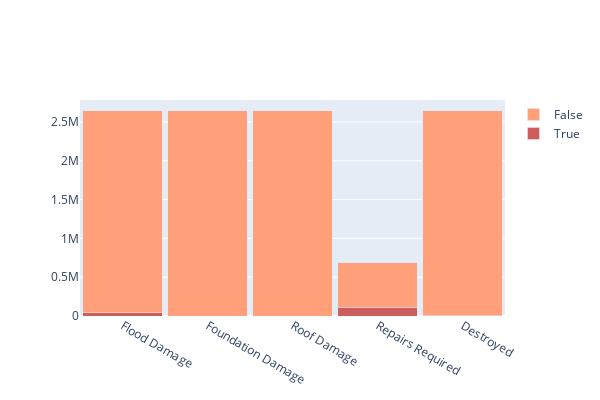

Notebook source saved alongside this figure:
### Code cell
# Visualize some columns related to damage
import plotly.graph_objects as go

fig1 = go.Figure(data=[go.Bar(x=['Flood Damage',  'Foundation Damage', 'Roof Damage', 'Repairs Required', 'Destroyed'], 
                              y =[femaDf['floodDamage'].sum(),
                                  femaDf['foundationDamage'].sum(), 
                                  femaDf['roofDamage'].sum(),
                                  femaDf['habitabilityRepairsRequired'].sum(),
                                  femaDf['destroyed'].sum()], 
                                  name='True', marker_color='indianred'),
                       go.Bar(x=['Flood Damage',  'Foundation Damage', 'Roof Damage', 'Repairs Required', 'Destroyed'], 
                              y =[(~femaDf['floodDamage']).sum(),
                                  (~femaDf['foundationDamage']).sum(), 
                                  (~femaDf['roofDamage']).sum(),
                                  femaDf['habitabilityRepairsRequired'].value_counts()[False],
                                  (~femaDf['destroyed']).sum()], 
                                  name='False', marker_color='lightsalmon')])
fig1.update_layout(barmode='stack',   bargap=0.07, width=600, height=400)

### Figure 1 — Plotly figure (JSON) as saved in the notebook; plotly's stock layout.template omitted (floating-point values rounded to 4 significant figures)
{"data": [{"marker": {"color": "indianred"}, "name": "True", "type": "bar", "x": ["Flood Damage", "Foundation Damage", "Roof Damage", "Repairs Required", "Destroyed"], "y": [41547, 0, 0, 111401, 842]}, {"marker": {"color": "lightsalmon"}, "name": "False", "type": "bar", "x": ["Flood Damage", "Foundation Damage", "Roof Damage", "Repairs Required", "Destroyed"], "y": [2601896, 2643443, 2643443, 571948, 2642601]}], "layout": {"bargap": 0.07, "barmode": "stack", "height": 400, "width": 600}}
